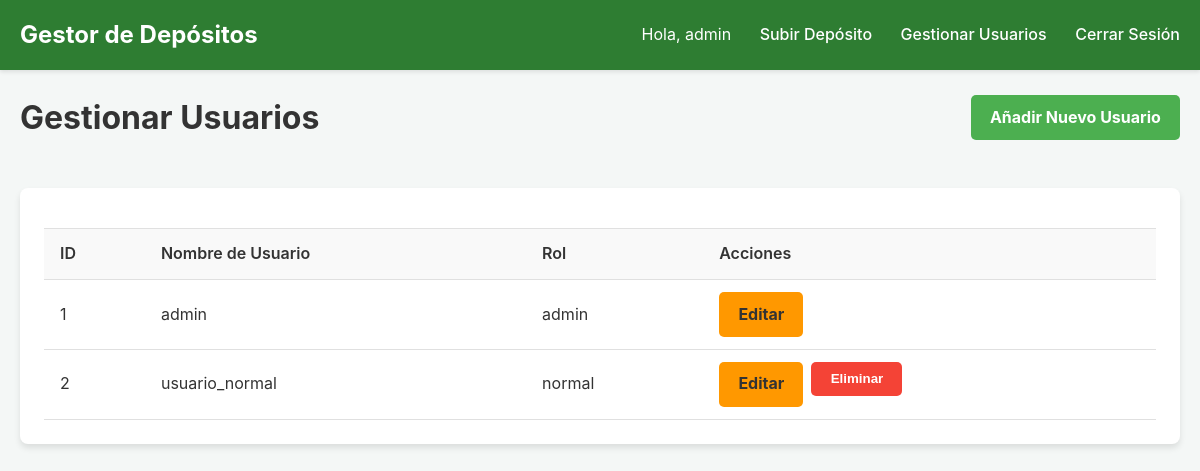
Screenshot of /users (signed in) with the database file from the repository.
### app.py (models this page shows, shortened)
class User(UserMixin, db.Model):
    id = db.Column(db.Integer, primary_key=True)
    username = db.Column(db.String(80), unique=True, nullable=False)
    password_hash = db.Column(db.String(120), nullable=False)
    role = db.Column(db.String(20), nullable=False, default='normal') # Roles: 'admin' o 'normal'
    @property
    def is_admin(self):
        return self.role == 'admin'

### app.py (the view)
@app.route('/users')
@login_required
@admin_required
def list_users():
    users = User.query.all()
    return render_template('users.html', users=users)

### app.py (called while the page is built)
@login_manager.user_loader
def load_user(user_id):
    return User.query.get(int(user_id))

def admin_required(f):
    @wraps(f)
    def decorated_function(*args, **kwargs):
        if not current_user.is_admin:
            flash('Esta área es solo para administradores.', 'warning')
            return redirect(url_for('dashboard'))
        return f(*args, **kwargs)
    return decorated_function

### templates/users.html (shortened to what this page needs)
{% extends 'base.html' %}
{% block content %}
<div class="page-header">
    <h1 class="page-title">Gestionar Usuarios</h1>
    <a href="{{ url_for('create_user') }}" class="btn btn-primary">Añadir Nuevo Usuario</a>
</div>
<div class="card">
    <div class="table-wrapper">
        <table class="table">
            <thead>
                <tr>
                    <th>ID</th>
                    <th>Nombre de Usuario</th>
                    <th>Rol</th>
                    <th>Acciones</th>
                </tr>
            </thead>
            <tbody>
                {% for user in users %}
                <tr>
                    <td>{{ user.id }}</td>
                    <td>{{ user.username }}</td>
                    <td>{{ user.role }}</td>
                    <td>
                        <div class="table-actions">
                            <a href="{{ url_for('edit_user', user_id=user.id) }}" class="btn btn-warning">Editar</a>
                            {% if user.id != current_user.id %}
                            <form action="{{ url_for('delete_user', user_id=user.id) }}" method="POST" onsubmit="return confirm('¿Estás seguro de que quieres eliminar este usuario? Se eliminarán también todos sus depósitos.');">
                                <button type="submit" class="btn btn-danger">Eliminar</button>
                            </form>
                            {% endif %}
                        </div>
                    </td>
                </tr>
                {% endfor %}
            </tbody>
        </table>
    </div>
</div>
{% endblock %}

### templates/base.html (shortened to what this page needs)
<!doctype html>
<html lang="es">
<head>
    <link rel="stylesheet" href="{{ url_for('static', filename='css/style.css') }}">
</head>
<body>
    <nav class="navbar">
        <div class="container navbar-content">
            <a href="{{ url_for('dashboard') }}" class="navbar-brand">Gestor de Depósitos</a>
            <div class="navbar-links">
                {% if current_user.is_authenticated %}
                    <span class="navbar-user">Hola, {{ current_user.username }}</span>
                    <a href="{{ url_for('upload_deposit') }}">Subir Depósito</a>
                    {% if current_user.is_admin %}
                        <a href="{{ url_for('list_users') }}">Gestionar Usuarios</a>
                    {% endif %}
                    <a href="{{ url_for('logout') }}">Cerrar Sesión</a>
                {% else %}
                    <a href="{{ url_for('login') }}">Iniciar Sesión</a>
                {% endif %}
            </div>
        </div>
    </nav>
    <main class="container">
        {% block content %}{% endblock %}
    </main>
</body>
</html>

### static/css/style.css (style rules this page uses)
body { font-family: -apple-system, BlinkMacSystemFont, "Segoe UI", Roboto, "Helvetica Neue", Arial, sans-serif; background-color: #f4f7f6; color: #333; margin: 0; line-height: 1.6; }
.container { max-width: 1200px; margin: 0 auto; padding: 0 20px; }
.navbar { background-color: #2E7D32; color: #fff; padding: 1rem 0; box-shadow: 0 2px 4px rgba(0,0,0,0.1); }
.navbar-content { display: flex; justify-content: space-between; align-items: center; }
.navbar-brand { font-size: 1.5rem; font-weight: bold; color: #fff; text-decoration: none; }
.navbar-links a { color: #fff; text-decoration: none; margin-left: 1.5rem; font-weight: 500; }
.navbar-user { margin-left: 1.5rem; }
main { padding-top: 2rem; padding-bottom: 2rem; }
.card { background-color: #fff; border-radius: 8px; box-shadow: 0 4px 6px rgba(0,0,0,0.1); padding: 1.5rem; margin-bottom: 1.5rem; }
.page-header { display: flex; flex-wrap: wrap; justify-content: space-between; align-items: center; margin-bottom: 1.5rem; gap: 1rem; }
.page-title { font-size: 2rem; font-weight: bold; }
.btn { display: inline-block; text-decoration: none; font-weight: bold; color: #fff; padding: 0.6rem 1.2rem; border-radius: 5px; text-align: center; cursor: pointer; border: none; transition: background-color 0.2s ease-in-out; }
.btn-primary { background-color: #4CAF50; }
.btn-danger { background-color: #f44336; }
.btn-warning { background-color: #ff9800; color: #333; }
.table-wrapper { overflow-x: auto; }
.table { width: 100%; border-collapse: collapse; margin-top: 1rem; }
.table th, .table td { padding: 0.75rem 1rem; text-align: left; border-bottom: 1px solid #e0e0e0; }
.table thead th { background-color: #f9f9f9; font-weight: 600; color: #333; border-top: 1px solid #e0e0e0; }
.table-actions { display: flex; gap: 0.5rem; }

### rows the page displays
User: username "admin", id "1", role "admin"
User: id "2", username "usuario_normal", role "normal"
